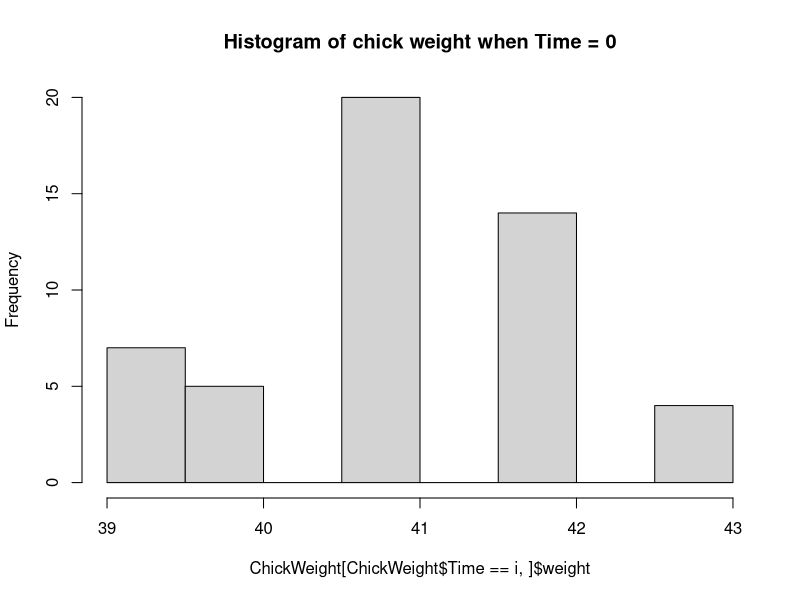
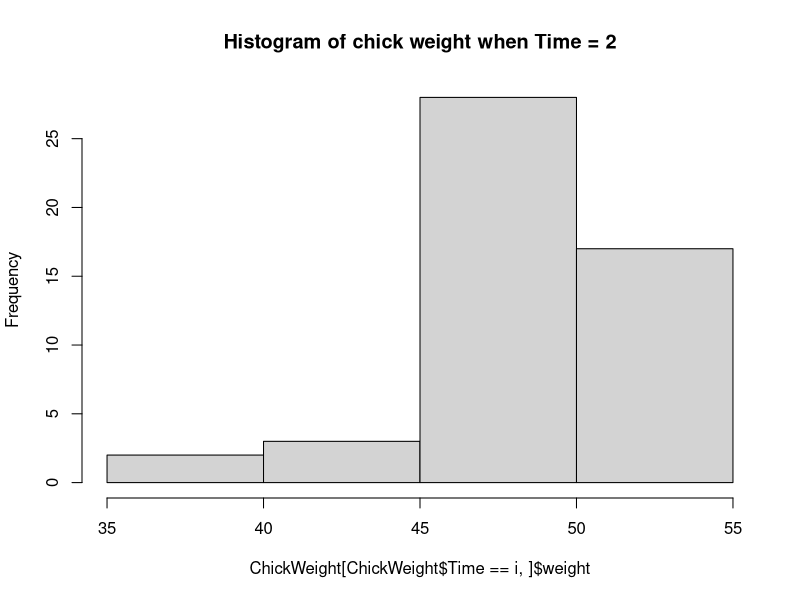
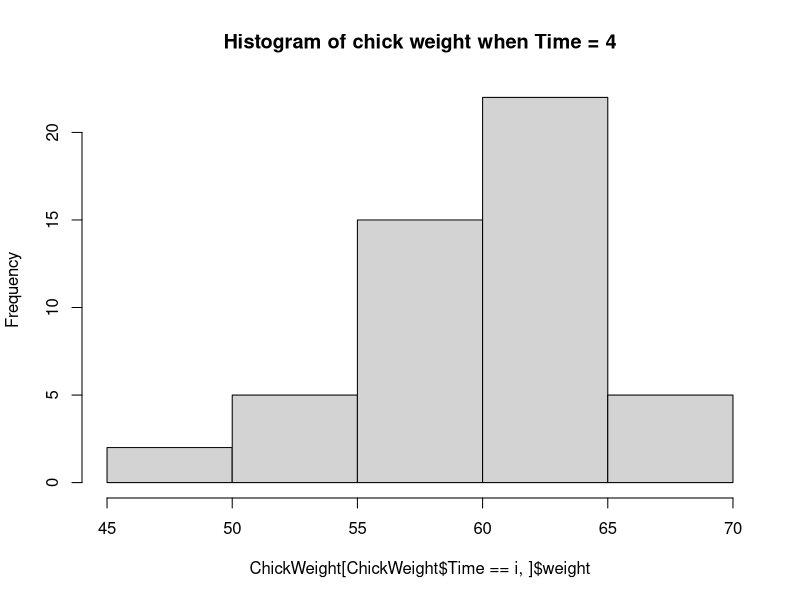
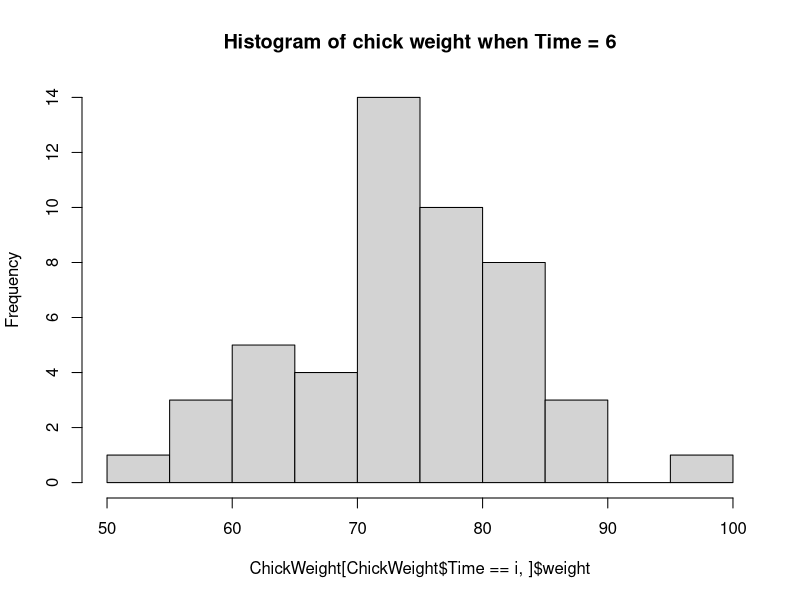

R code for these plots, in order:
# QuACK 2020
# Week 10 - More for loop practice
# Elena Leib & Willa Voorhies


# 0) Make multiplication tables (1-10) for the numbers 47 thorugh 54. Store the output in a data frame so we can look back at the tables later on.
mult.df <- data.frame()
for(i in 47:57) {
  mult.table <- c()
  for(j in 1:10) {
    mult.table[j] <- i * j 
  }
  mult.df <- rbind(mult.df, mult.table)
}
rownames(mult.df) <- 47:57
colnames(mult.df) <- 1:10



# The following are adapted from YaRrr! The Pirate's Guide to R
# https://bookdown.org/ndphillips/YaRrr/test-your-r-might-7.html


# 1) Using a loop, create 4 histograms of the weights of chickens in the ChickWeight dataset, with a separate histogram for time periods 0, 2, 4 and 6.
# ChickWeight is a built in data set

View(ChickWeight)
for(i in c(0, 2, 4, 6)) {
  
  hist(ChickWeight[ChickWeight$Time == i,]$weight, 
       main = paste("Histogram of chick weight when Time =", i))
  
}


# 2) The following is a dataframe of survey data containing 5 questions I collected from 6 participants. The response to each question should be an integer between 1 and 5. Obviously, we have some invalid values in the dataframe. Let's fix them. Using a loop, create a new dataframe called survey.clean where all the invalid values (those that are not integers between 1 and 10) are set to NA.

survey <- data.frame("q1" = c(5, 3, 2, 7, 11, 5),
                     "q2" = c(4, 2, 2, 5, 5, 2),
                     "q3" = c(2, 1, 4, 2, 9, 10),
                     "q4" = c(2, 5, 2, 5, 4, 2),
                     "q5" = c(1, 4, -20, 2, 4, 2))

# Here's how your survey.clean dataframe should look:
  
  # The cleaned survey data
#  survey.clean
##   q1 q2 q3 q4 q5
## 1  5  4  2  2  1
## 2  3  2  1  5  4
## 3  2  2  4  2 NA
## 4 NA  5  2  5  2
## 5 NA  5 NA  4  4
## 6  5  2 NA  2  2


survey.clean <- survey
for(i in 1:nrow(survey.clean)) {
  for(j in 1:ncol(survey.clean)) {
    current.val <- survey.clean[i, j]
    survey.clean[i, j] <- ifelse(current.val > 5 | current.val < 1, NA, current.val)
  }
}


# From class:
survey.cleaned <- survey
for(row in 1:nrow(survey)) {
  for(col in 1:ncol(survey)) {
    if(survey[row, col] < 1 | survey[row, col] > 5) {
      survey.cleaned[row, col] <- NA
    }
  }
}


survey.cleaned <- survey
for(row in 1:nrow(survey)) {
  for(col in 1:ncol(survey)) {
    survey.cleaned[row, col] <- ifelse(survey[row, col] < 1 | survey[row, col] > 5, NA, survey[row,col])
  }
}

